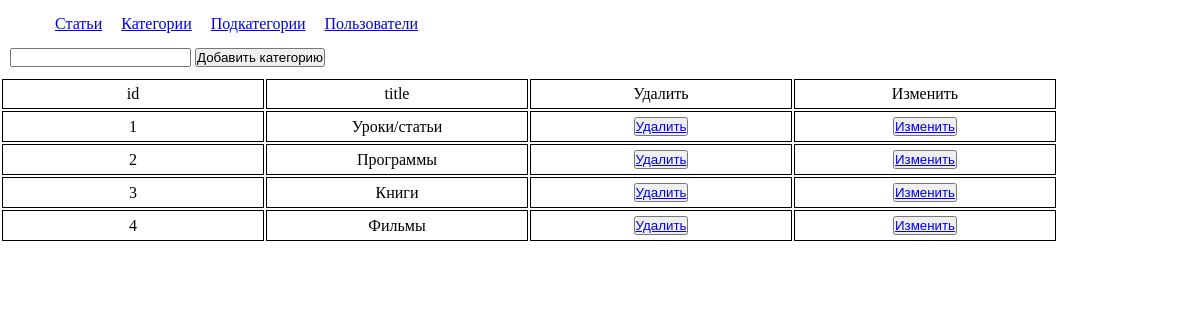
The page /admin/adminCat.php on the database its author committed.
### tables this page shows
CREATE TABLE `Cat` (
  `id` int(11) NOT NULL,
  `title` varchar(256) NOT NULL
);

### admin/adminCat.php (the view, shortened to what this page needs)
<?php
  require "configAdmin.php";
  require "include/head.php";
  $cat_in_databases = $dbA->prepare("SELECT * FROM `Cat`");
  $cat_in_databases->execute();
  $cat_in_databasesF = $cat_in_databases->fetchAll();
?>
<div id="catContaner">
  <form class="" action="" method="post">
    <input type="text" name="cat_title">
    <button type="submit" name="do_addCat">Добавить категорию</button>
  </form>
</div>
<div>
  <table>
    <tr>
    <td>id</td>
    <td>title</td>
    <td>Удалить</td>
    <td>Изменить</td>
    </tr>
    <?php foreach ($cat_in_databasesF as $cat_in_databasesFore) {?>
    <tr>
    <td><?php echo $cat_in_databasesFore['id'];  ?></td>
    <td><?php echo $cat_in_databasesFore['title'];  ?></td>
    <td> <button type="button" name="button"> <a href="delCat.php?idCat=<?php echo $cat_in_databasesFore['id'];  ?>" >Удалить</a> </button>  </td>
    <td> <button type="button" name="button"> <a href="redCat.php?idCat=<?php echo $cat_in_databasesFore['id']; ?> ">Изменить</a> </button> </td>
    </tr>
<?php } ?>
  </table>
</div>
<?php
  require "include/foot.php";
?>

### admin/css/style.css (style rules this page uses)
* { margin:0; padding:0; }
td { padding:5px; border:1px solid black; text-align: center; width:250px; }
button { cursor:pointer; }
#catContaner { margin-bottom: 10px; margin-left:10px; }

### rows shown on the page
cat: id "1", title "Уроки/статьи"
cat: id "2", title "Программы"
cat: id "3", title "Книги"
cat: id "4", title "Фильмы"
